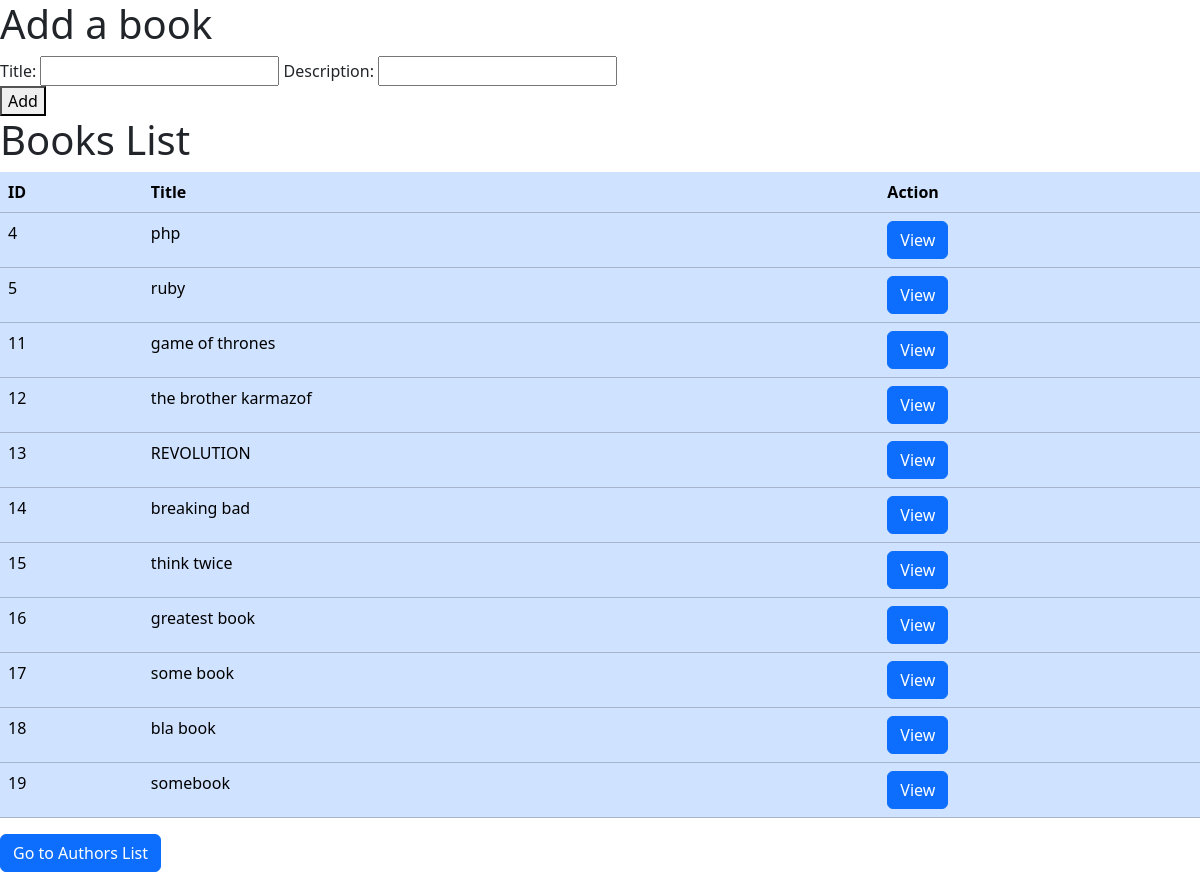
The page / on the database its author committed.
### myapp/models.py (models this page shows)
class Book(models.Model):
    title = models.CharField(max_length=255)
    desc = models.TextField()
    created_at = models.DateField(auto_now_add=True)
    updated_at = models.DateField(auto_now=True)

### myapp/views.py (the view)
# urls.py: path('',views.index,name= 'index'),
def index(request):
    context = {
        'allbooks' : models.all_books(),
    }
    return render(request,'booklist.html',context)

### myapp/models.py (called while the page is built)
def all_books():
    return Book.objects.all()

### myapp/templates/booklist.html (shortened to what this page needs)
<!DOCTYPE html>
<html lang="en">
<head>
    <link rel="stylesheet" href="https://cdn.jsdelivr.net/npm/bootstrap@5.3.3/dist/css/bootstrap.min.css">
</head>
<body>
    <h1>Add a book</h1>
    <form method="post" action="{% url 'add_book' %}">
        <label for="title">Title:</label>
        <input type="text" id="title" name="title">
        <label for="desc">Description:</label>
        <input type="text" id="desc" name="desc"><br>
        <button type="submit">Add</button>
    </form>
    <h1>Books List</h1>
    <table class="table table-primary">
        <thead class="thead-primary">
            <tr>
                <th>ID</th>
                <th>Title</th>
                <th>Action</th>
            </tr>
        </thead>
        <tbody>
            {% for book in allbooks %}
                <tr>
                    <td>{{ book.id }}</td>
                    <td>{{ book.title }}</td>
                    <td>
                        <a href="{% url 'books' book.id %}" class="btn btn-primary">View</a>
                    </td>
                </tr>
            {% endfor %}
        </tbody>
    </table>
    <a href="{% url 'add_author' %}" class="btn btn-primary">Go to Authors List</a>
</body>
</html>

### rows shown on the page
Book: id "4", title "php"
Book: id "5", title "ruby"
Book: id "11", title "game of thrones"
Book: id "12", title "the brother karmazof"
Book: id "13", title "REVOLUTION"
Book: id "14", title "breaking bad"
Book: id "15", title "think twice"
Book: id "16", title "greatest book"
Book: id "17", title "some book"
Book: id "18", title "bla book"
Book: id "19", title "somebook"
